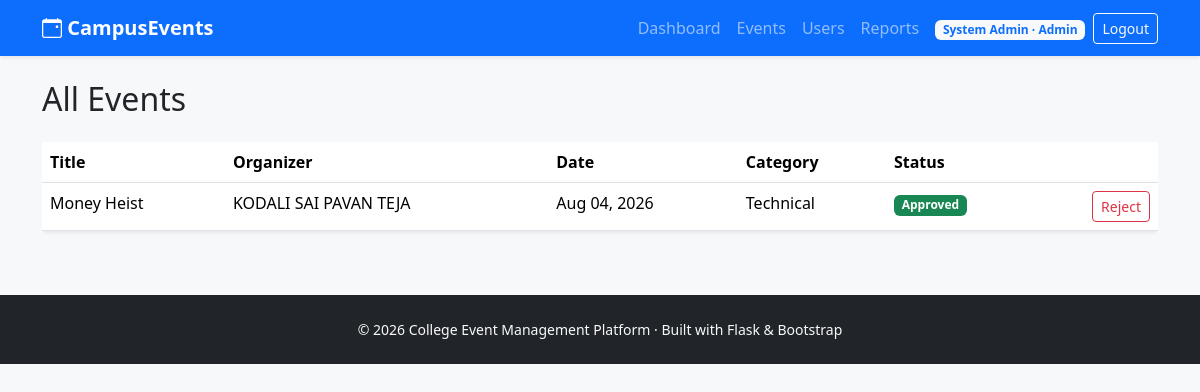
The app's page /admin/events (signed in) with its own data.
### models/user.py (models this page shows, shortened)
class User(UserMixin, db.Model):
    __tablename__ = "users"
    id = db.Column(db.Integer, primary_key=True)
    full_name = db.Column(db.String(120), nullable=False)
    email = db.Column(db.String(150), unique=True, nullable=False, index=True)
    password_hash = db.Column(db.String(255), nullable=False)
    role = db.Column(db.String(20), nullable=False, default="student")
    department = db.Column(db.String(100))
    roll_number = db.Column(db.String(50))
    club_name = db.Column(db.String(120))
    created_at = db.Column(db.DateTime, default=datetime.utcnow)
    events_created = db.relationship(
        "Event", backref="organizer", lazy=True, foreign_keys="Event.organizer_id"
    )
    registrations = db.relationship(
        "Registration", backref="student", lazy=True, cascade="all, delete-orphan"
    )
    feedback_given = db.relationship(
        "Feedback", backref="student", lazy=True, cascade="all, delete-orphan"
    )
    @property
    def is_student(self):
        return self.role == "student"
    @property
    def is_organizer(self):
        return self.role == "organizer"
    @property
    def is_admin(self):
        return self.role == "admin"

### models/event.py (models this page shows, shortened)
class Event(db.Model):
    __tablename__ = "events"
    id = db.Column(db.Integer, primary_key=True)
    title = db.Column(db.String(150), nullable=False)
    description = db.Column(db.Text, nullable=False)
    category = db.Column(db.String(50), default="General")
    venue = db.Column(db.String(150), nullable=False)
    event_date = db.Column(db.Date, nullable=False)
    event_time = db.Column(db.Time, nullable=False)
    poster_filename = db.Column(db.String(255))  # stored in /uploads/posters
    max_participants = db.Column(db.Integer, default=0)  # 0 = unlimited
    status = db.Column(db.String(20), default="pending", nullable=False)
    organizer_id = db.Column(db.Integer, db.ForeignKey("users.id"), nullable=False)
    created_at = db.Column(db.DateTime, default=datetime.utcnow)
    registrations = db.relationship(
        "Registration", backref="event", lazy=True, cascade="all, delete-orphan"
    )
    feedbacks = db.relationship(
        "Feedback", backref="event", lazy=True, cascade="all, delete-orphan"
    )

### routes/admin.py (the view)
@admin_bp.route("/events")
@login_required
@role_required("admin")
def manage_events():
    events = Event.query.order_by(Event.created_at.desc()).all()
    return render_template("admin/manage_events.html", events=events)

### models/user.py (called while the page is built)
@login_manager.user_loader
def load_user(user_id):
    return User.query.get(int(user_id))

### templates/admin/manage_events.html (shortened to what this page needs)
{% extends "base.html" %}
{% block content %}
<h2 class="mb-4">All Events</h2>
<div class="table-responsive">
<table class="table table-hover bg-white shadow-sm rounded">
    <thead><tr><th>Title</th><th>Organizer</th><th>Date</th><th>Category</th><th>Status</th><th></th></tr></thead>
    <tbody>
        {% for event in events %}
        <tr>
            <td>{{ event.title }}</td>
            <td>{{ event.organizer.full_name }}</td>
            <td>{{ event.event_date.strftime('%b %d, %Y') }}</td>
            <td>{{ event.category }}</td>
            <td><span class="badge badge-status-{{ event.status }}">{{ event.status|capitalize }}</span></td>
            <td class="text-end">
                {% if event.status != 'rejected' %}
                <form class="d-inline" method="POST" action="{{ url_for('admin.reject_event', event_id=event.id) }}">
                    <button class="btn btn-sm btn-outline-danger">Reject</button>
                </form>
                {% endif %}
            </td>
        </tr>
        {% else %}
        <tr><td colspan="6" class="text-center text-muted py-4">No events yet.</td></tr>
        {% endfor %}
    </tbody>
</table>
</div>
{% endblock %}

### templates/base.html (shortened to what this page needs)
<!DOCTYPE html>
<html lang="en">
<head>
    <link href="https://cdn.jsdelivr.net/npm/bootstrap@5.3.3/dist/css/bootstrap.min.css" rel="stylesheet">
    <link href="https://cdn.jsdelivr.net/npm/bootstrap-icons@1.11.3/font/bootstrap-icons.css" rel="stylesheet">
    <link href="{{ url_for('static', filename='css/style.css') }}" rel="stylesheet">
</head>
<body>
<nav class="navbar navbar-expand-lg navbar-dark bg-primary sticky-top shadow-sm">
    <div class="container">
        <a class="navbar-brand fw-bold" href="{{ url_for('home') }}">
            <i class="bi bi-calendar-event"></i> CampusEvents
        </a>
        <div class="collapse navbar-collapse" id="navMain">
            <ul class="navbar-nav ms-auto align-items-lg-center">
                {% if current_user.is_authenticated %}
                    {% if current_user.is_student %}
                        <li class="nav-item"><a class="nav-link" href="{{ url_for('student.dashboard') }}">Dashboard</a></li>
                        <li class="nav-item"><a class="nav-link" href="{{ url_for('student.browse_events') }}">Browse Events</a></li>
                        <li class="nav-item"><a class="nav-link" href="{{ url_for('student.my_events') }}">My Events</a></li>
                        <li class="nav-item"><a class="nav-link" href="{{ url_for('student.certificates') }}">Certificates</a></li>
                        <li class="nav-item"><a class="nav-link" href="{{ url_for('student.profile') }}">Profile</a></li>
                    {% elif current_user.is_organizer %}
                        <li class="nav-item"><a class="nav-link" href="{{ url_for('organizer.dashboard') }}">Dashboard</a></li>
                        <li class="nav-item"><a class="nav-link" href="{{ url_for('organizer.create_event') }}">+ New Event</a></li>
                    {% elif current_user.is_admin %}
                        <li class="nav-item"><a class="nav-link" href="{{ url_for('admin.dashboard') }}">Dashboard</a></li>
                        <li class="nav-item"><a class="nav-link" href="{{ url_for('admin.manage_events') }}">Events</a></li>
                        <li class="nav-item"><a class="nav-link" href="{{ url_for('admin.manage_users') }}">Users</a></li>
                        <li class="nav-item"><a class="nav-link" href="{{ url_for('admin.reports') }}">Reports</a></li>
                    {% endif %}
                    <li class="nav-item ms-lg-2">
                        <span class="badge bg-light text-primary">{{ current_user.full_name }} · {{ current_user.role|capitalize }}</span>
                    </li>
                    <li class="nav-item ms-lg-2">
                        <a class="btn btn-outline-light btn-sm" href="{{ url_for('auth.logout') }}">Logout</a>
                    </li>
                {% else %}
                    <li class="nav-item"><a class="nav-link" href="{{ url_for('auth.login') }}">Login</a></li>
                    <li class="nav-item"><a class="btn btn-light btn-sm ms-lg-2" href="{{ url_for('auth.register') }}">Sign Up</a></li>
                {% endif %}
            </ul>
        </div>
    </div>
</nav>
<main class="container my-4">
    {% block content %}{% endblock %}
</main>
<footer class="bg-dark text-light py-4 mt-5">
    <div class="container text-center small">
        &copy; {{ current_year }} College Event Management Platform · Built with Flask &amp; Bootstrap
    </div>
</footer>
</body>
</html>

### static/css/style.css (style rules this page uses)
body { background-color: #f7f8fa; }
.badge-status-approved { background-color: #198754; }

### records on screen
User: full_name "System Admin", role "Admin"
Event: title "Money Heist", organizer.full_name "KODALI SAI PAVAN TEJA", event_date "Aug 04, 2026", category "Technical", status "Approved"
